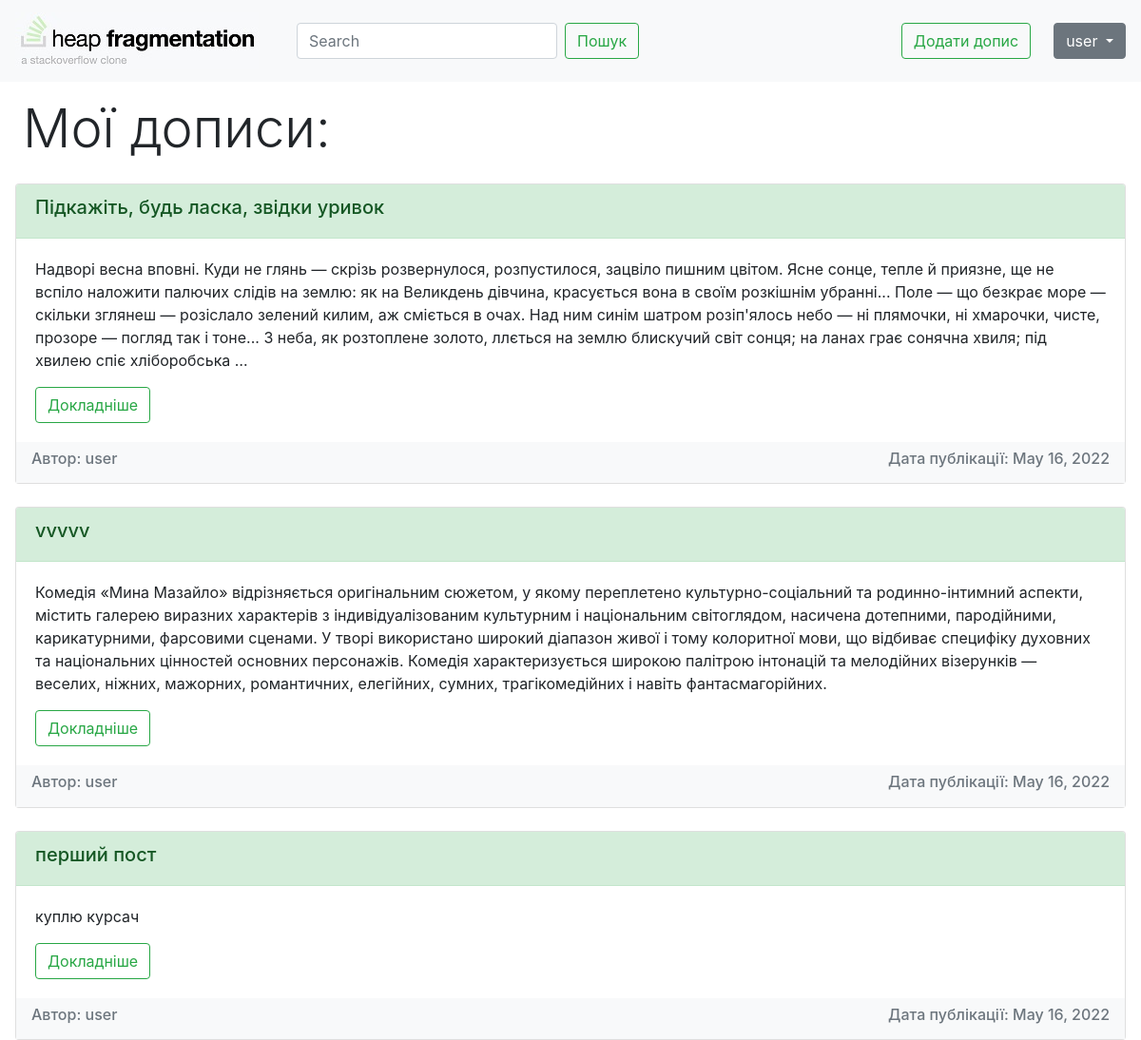
The page /posts (signed in) on the database as committed earlier.
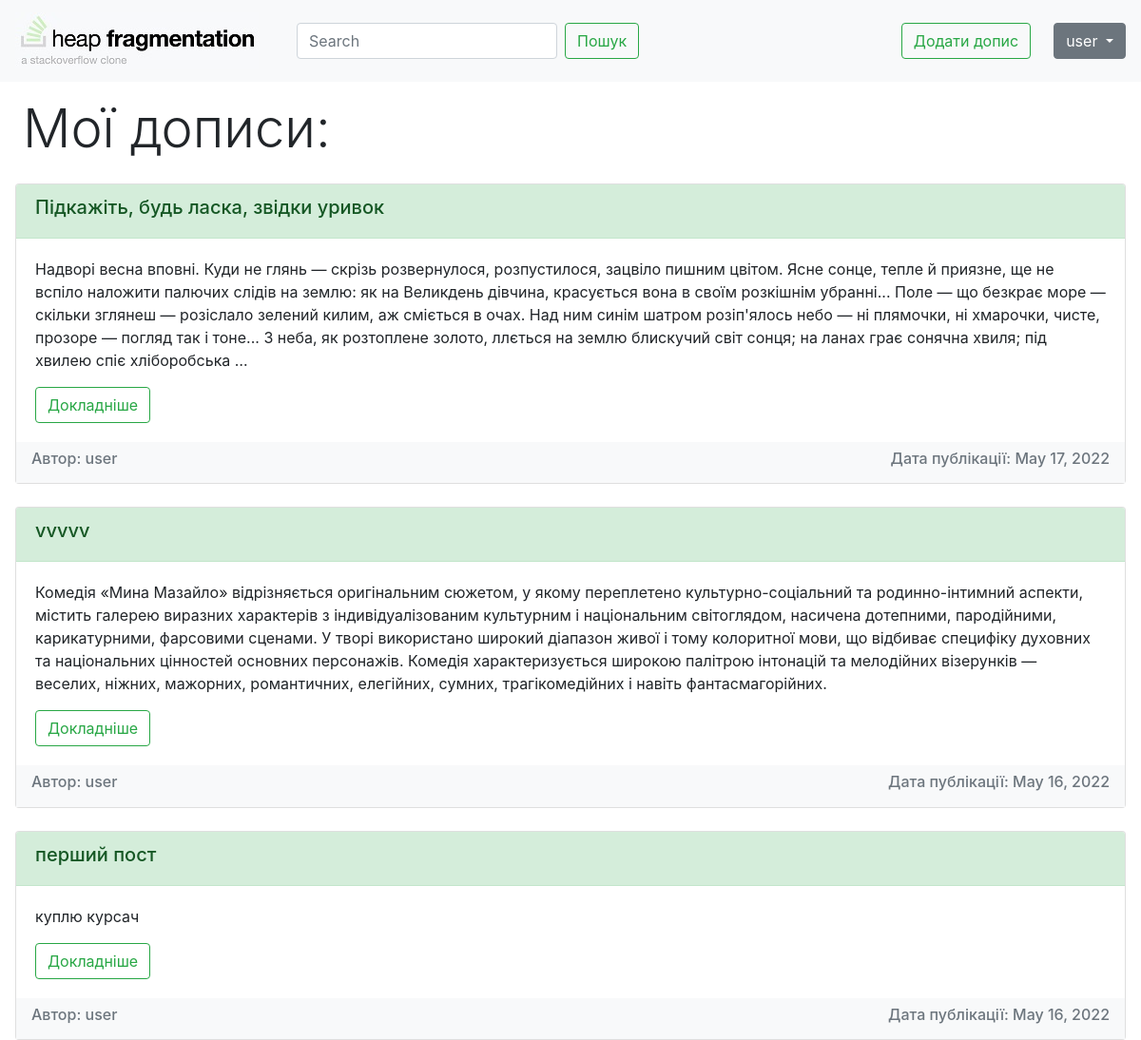
The same page on the database as committed later.
### advice_app/models.py (models this page shows, shortened)
class Post(models.Model):
    title = models.CharField("Заголовок", max_length=50)
    question = models.TextField("Питання")
    author = models.ForeignKey(User, on_delete=models.CASCADE)
    isClosed = models.BooleanField("Cтатус", default=0)
    date = models.DateField(auto_now=True)

### advice_app/views.py (the view)
# urls.py: path('posts', views.My_posts.as_view(), name='posts'),
class My_posts(ListView):
    Model = Post
    template_name = "advice_app/my_posts.html"
    def get_queryset(self):
        return Post.objects.filter(author=self.request.user).order_by('-id')

### advice_app/templates/advice_app/my_posts.html (shortened to what this page needs)
{% extends 'advice_app/base.html' %}
{% block content %}
<h1 class="display-4 mx-4 my-3">Мої дописи:</h1>
{% include 'advice_app/post.html' %}
{% endblock %}

### advice_app/templates/advice_app/post.html
{% if object_list %}
  {% for i in object_list %}
    <div class="card mt-4 mx-3">
      <div class="card-header alert-success"><h5>{{ i.title }}</h5></div>
      <div class="card-body">
        <p class="card-text">{{ i.question|truncatewords:90 }}</p>
        <a href="{% url 'detail' i.id %}" class="btn btn-outline-success">Докладніше</a>
      </div>
      <div class="navbar navbar-light bg-light text-muted">
        <h6>Автор: {{ i.author }}</h6>
        <h6>Дата публікації: {{ i.date }}</h6>
      </div>
    </div>
  {% endfor %}
{% else %}
  <p class="mx-4 my-3">Наразі дописів немає</p>
{% endif %}

Rows that differ between the two databases and show on the page:
changed Post "Підкажіть, будь ласка, звідки уривок": date "May 16, 2022" → "May 17, 2022"
